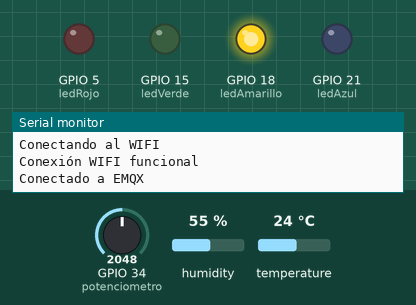
The sketch below on a simulated ESP32. Shown: output pins drawn as LEDs (lit = HIGH), the last lines printed to the serial monitor. Inputs (shaded band) come from the test bench; at power-on: GPIO 34 (potenciometro) = 2048, humidity 55 %, temperature 24 °C. WiFi joins after 1.5 s; servers stay silent unless stated; no MQTT or app messages arrive unless stated.

Above: at 3.2 s.
3.3 s: GPIO 34 (potenciometro) set to 2866
At 9.6 s:
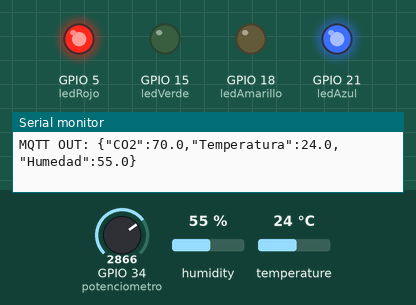
10.6 s: GPIO 34 (potenciometro) set to 2515
17.6 s: GPIO 34 (potenciometro) set to 2431
At 19.9 s:
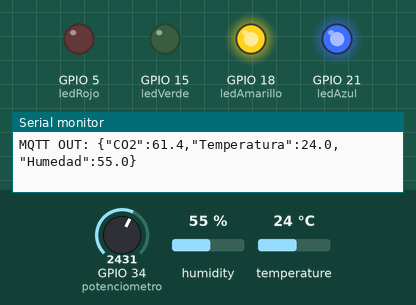
28.6 s: GPIO 34 (potenciometro) set to 426
35.6 s: GPIO 34 (potenciometro) set to 378
At 41.3 s:
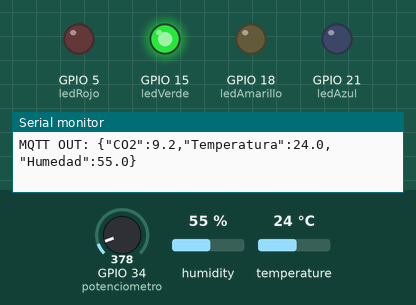
42.6 s: GPIO 34 (potenciometro) set to 491
At 46.7 s:
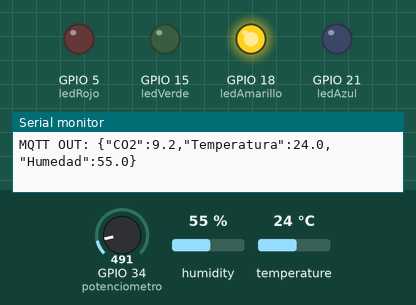
Timing chart, 0 to 54.8 s (numbered marks = the images above; inputs shaded):
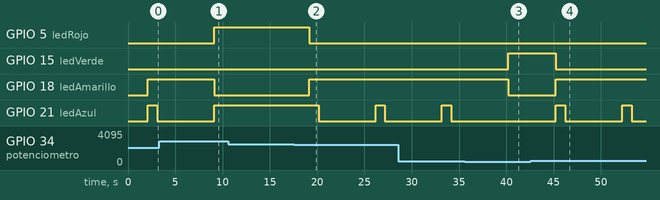

Measured:
- the behaviour switches between 2457 and 2456 on GPIO 34 (potenciometro) (found by bisection; images 1 and 2)
- the behaviour switches between 410 and 409 on GPIO 34 (potenciometro) (found by bisection; images 2 and 3)
- after the input at 3.3 s, GPIO 5 (ledRojo): LOW → HIGH after 5.8 s; GPIO 18 (ledAmarillo): HIGH → LOW after 5.8 s; GPIO 21 (ledAzul): goes on until 9.1 s, then stays HIGH
- after the input at 17.6 s, GPIO 5 (ledRojo): HIGH → LOW after 1.5 s; GPIO 18 (ledAmarillo): LOW → HIGH after 1.5 s; GPIO 21 (ledAzul): HIGH → LOW after 2.5 s, → HIGH 6.0 s later, → LOW 1.0 s later
- after the input at 35.6 s, GPIO 15 (ledVerde): LOW → HIGH after 4.6 s; GPIO 18 (ledAmarillo): HIGH → LOW after 4.6 s; GPIO 21 (ledAzul): stays LOW (without the input it goes to HIGH after 4.6 s)
- after the input at 42.6 s, GPIO 15 (ledVerde): HIGH → LOW after 2.6 s; GPIO 18 (ledAmarillo): LOW → HIGH after 2.6 s; GPIO 21 (ledAzul): alternates HIGH for 1.0 s and LOW for 6.0 s, starting after 2.6 s

The sketch:

sketch_nov24a1.ino
```cpp
#include <WiFi.h>
#include <PubSubClient.h>
#include <DHT.h>

// Credenciales del WAIFAI
const char* nombre = "nico l";
const char* password = "nico523146";

// CONFIGS DEL MQTT
const char* mqtt_server = "broker.emqx.io";
const int mqtt_puerto = 1883;
const char* mqtt_topic = "stm/grupo/sensores";

// Coneccion WIFI a ESP32
WiFiClient espClient;
PubSubClient client(espClient);

// Configuración del sensor DHT11
#define DHTPIN 4         // Pin conectado
#define DHTTYPE DHT11    // Tipo de sensor DHT
DHT dht(DHTPIN, DHTTYPE);

// Declaracion de PINs para potenciometro, LEDs y botón
const int potenciometro = 34;
const int ledVerde = 15;
const int ledAmarillo = 18;
const int ledRojo = 5;
const int ledAzul = 21;


void setup() {
  Serial.begin(115200);

  // Configurar pines
  pinMode(potenciometro, INPUT);
  pinMode(ledVerde, OUTPUT);
  pinMode(ledAmarillo, OUTPUT);
  pinMode(ledRojo, OUTPUT);
  pinMode(ledAzul, OUTPUT);


  // Apagar LEDs al inicio
  digitalWrite(ledVerde, LOW);
  digitalWrite(ledAmarillo, LOW);
  digitalWrite(ledRojo, LOW);
  digitalWrite(ledAzul, LOW);

  // Inicializar el sensor DHT
  dht.begin();

  // Conectar al WiFi
  WiFi.begin(nombre, password);
  while (WiFi.status() != WL_CONNECTED) {
    delay(1000);
    Serial.println("Conectando al WIFI");
  }
  Serial.println("Conexión WIFI funcional");

  // Conectar al broker MQTT
  client.setServer(mqtt_server, mqtt_puerto);
  while (!client.connected()) {
    if (client.connect("ESP32Client")) {
      Serial.println("Conectado a EMQX");
    } else {
      Serial.print("Falló: Error = ");
      Serial.print(client.state());
      delay(5000);
    }
  }
}

void loop() {
  if (!client.connected()) {
    client.connect("ESP32Client");
  }
  client.loop();

  int valorPotenciometro = analogRead(potenciometro);
  float SensorCO2 = (valorPotenciometro / 4095.0) * 100.0;

  float SensorTMP = dht.readTemperature();
  float SensorHMD = dht.readHumidity();


  // Control de LEDs según CO2
  if (SensorCO2 < 10) {
    digitalWrite(ledVerde, HIGH);
    digitalWrite(ledAmarillo, LOW);
    digitalWrite(ledRojo, LOW);
    digitalWrite(ledAzul, LOW);

  } else if (SensorCO2 < 60) {
    digitalWrite(ledAmarillo, HIGH);
    digitalWrite(ledVerde, LOW);
    digitalWrite(ledRojo, LOW);
    digitalWrite(ledAzul, HIGH);
    delay(1000);
    digitalWrite(ledAzul, LOW);
    delay(1000);

  } else if(SensorCO2 > 60){
    digitalWrite(ledRojo, HIGH);
    digitalWrite(ledAzul, HIGH);
    digitalWrite(ledVerde, LOW);
    digitalWrite(ledAmarillo, LOW);

  }

  String payload = "{";
  payload += "\"CO2\":" + String(SensorCO2, 1) + ",";
  payload += "\"Temperatura\":" + String(SensorTMP, 1) + ",";
  payload += "\"Humedad\":" + String(SensorHMD, 1);
  payload += "}";

  client.publish(mqtt_topic, payload.c_str());
  Serial.println("MQTT OUT: " + payload);

  delay(5000);
}
```
